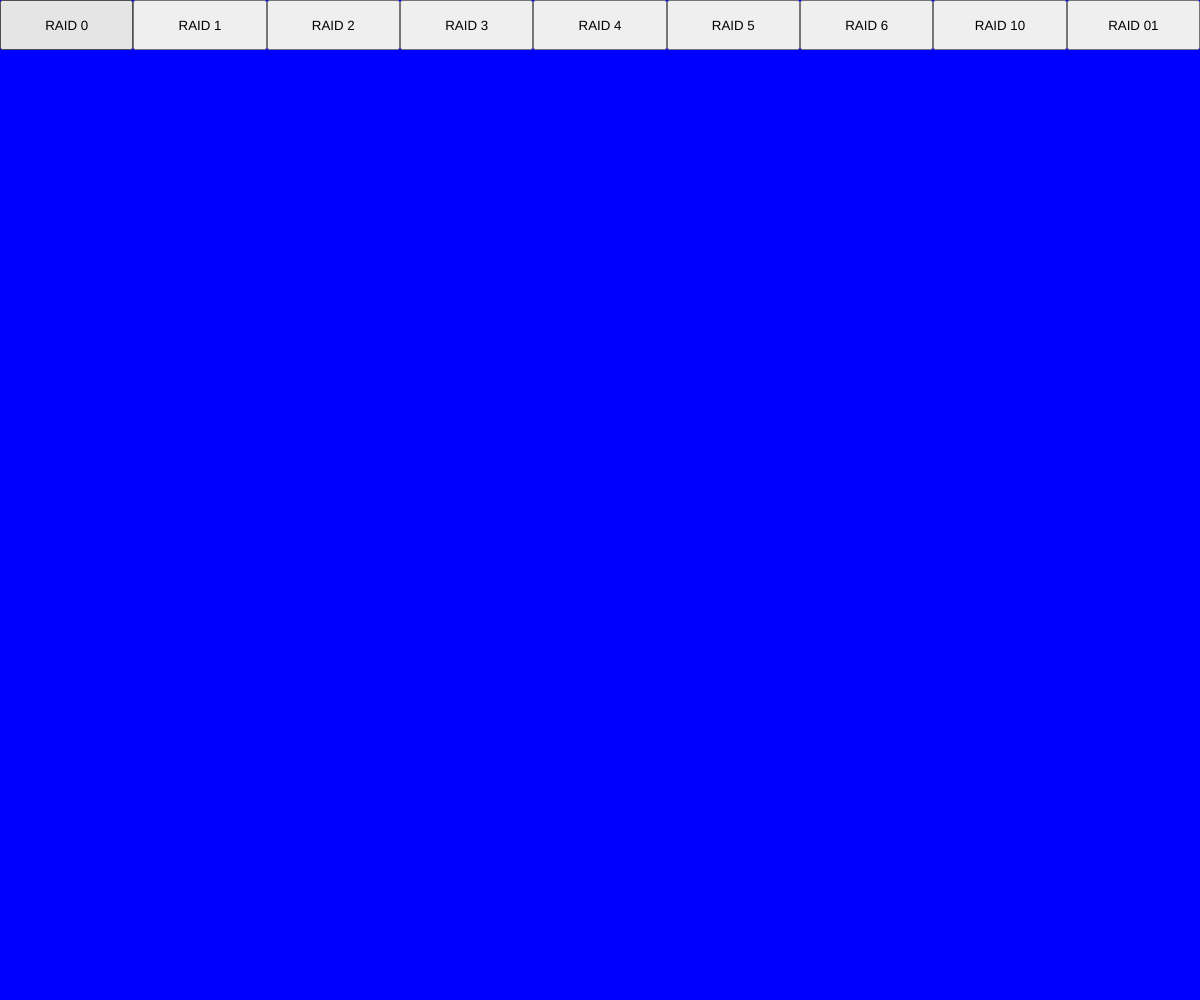
Frame 1 (no input)
Frame 60 (no input): identical to frame 1, image omitted
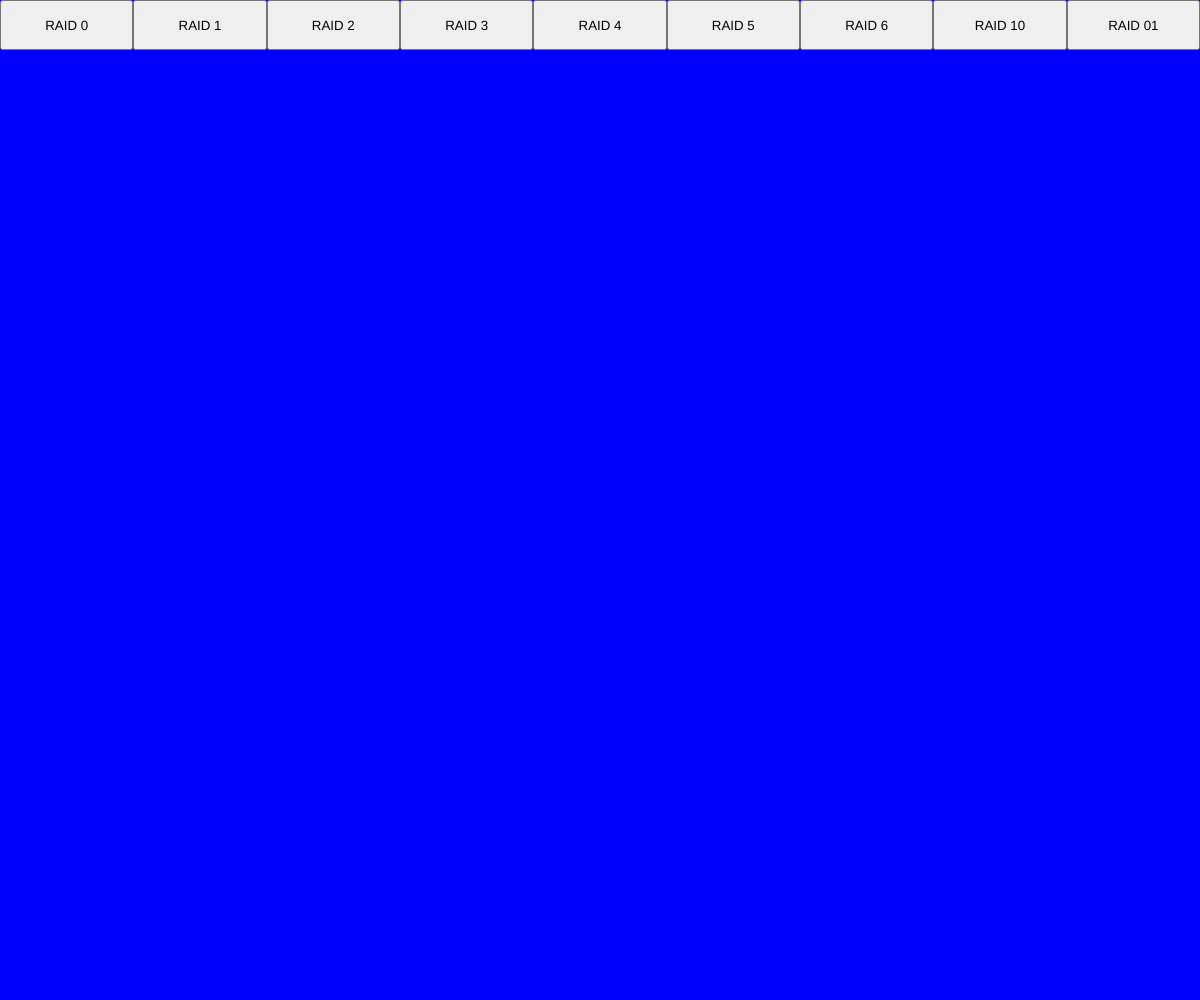
Frame 120 (the mouse pressed at the canvas centre since frame 60)

The p5.js sketch that drew these frames (run headless with seeded random() and noise() and a simulated clock; from frame 60 on, the mouse is pressed at the canvas centre):

// p5.js sketch
// ── sketch.js
var b0, b1, b2, b3, b4, b5, b6, b10, b01;
var drawing;
var raid;
var spaces = [];
var buttonsEnabled;
var colorQueue = [];
var coloeQueue2 = [];
var colorVar, colorVar2;
var next, next2;
var boxes;

function setup() {
    createCanvas(windowWidth, windowHeight);
    background(0, 0, 255);
    raid = 404;
    createButtons();
    reseting();
    colorVar = 127;
    next = 0;
    boxes = new hardDrive1();
}

function createButtons() {
    b0 = createButton('RAID 0').size(windowWidth / 9).position(0, 0).mousePressed(done0).size((windowWidth / 9), 50);
    b1 = createButton('RAID 1').size(windowWidth / 9).position((windowWidth / 9), 0).mousePressed(done1).size((windowWidth / 9), 50);
    b2 = createButton('RAID 2').size(windowWidth / 9).position((windowWidth / 9) * 2, 0).mousePressed(done2).size((windowWidth / 9), 50);
    b3 = createButton('RAID 3').size(windowWidth / 9).position((windowWidth / 9) * 3, 0).mousePressed(done3).size((windowWidth / 9), 50);
    b4 = createButton('RAID 4').size(windowWidth / 9).position((windowWidth / 9) * 4, 0).mousePressed(done4).size((windowWidth / 9), 50);
    b5 = createButton('RAID 5').size(windowWidth / 9).position((windowWidth / 9) * 5, 0).mousePressed(done5).size((windowWidth / 9), 50);
    b6 = createButton('RAID 6').size(windowWidth / 9).position((windowWidth / 9) * 6, 0).mousePressed(done6).size((windowWidth / 9), 50);
    b10 = createButton('RAID 10').size(windowWidth / 9).position((windowWidth / 9) * 7, 0).mousePressed(done10).size((windowWidth / 9), 50);
    b01 = createButton('RAID 01').size(windowWidth / 9).position((windowWidth / 9) * 8, 0).mousePressed(done01).size((windowWidth / 9), 50);
}

function draw() {
    //	background(0,0,255);
    var numnum = 0;
    var postchar;
    var characters;
    reseting();
    if (raid != 404) {
        if (raid == 0 && (spaces.length != 0)) {
            for (var i = 0; i < spaces.length; i++) {
                push();
                drawing.create(2);
                spaces[i].update();
                pop();
            }
            for (var i = 0; i < 4; i++) {
                numnum++;
                spaces[i].raid0(numnum);
                numnum++;
                spaces[i + 7].raid0(numnum);
            }
            colorQueue = [0, 7, 1, 8, 2, 9, 3, 10];
            if (colorVar >= 255) {
                colorVar = 127;
                next++
            }
            if (next < colorQueue.length) {
                var counter = colorQueue[next];
                var c = color(colorVar, 127, colorVar);
                spaces[counter].colorChange(c);
                colorVar += 3;
            }
        } else if (raid == 1 && (spaces.length != 0)) {
            for (var i = 0; i < spaces.length; i++) {
                push();
                drawing.create(2);
                spaces[i].update();
                pop();
            }
            for (var i = 0; i < 4; i++) {
                numnum++;
                spaces[i].raid1(numnum);
                spaces[i + 7].raid1(numnum);
            }
            colorQueue = [0, 1, 2, 3];
            if (colorVar >= 255) {
                colorVar = 127;
                next++
            }
            if (next < colorQueue.length) {
                var counter = colorQueue[next];
                var c = color(colorVar, 127, colorVar);
                spaces[counter].colorChange(c);
                colorVar += 3;
            }
            colorQueue2 = [7, 8, 9, 10];
            if (colorVar2 >= 255) {
                colorVar2 = 127;
                next2++
            }
            if (next2 < colorQueue2.length) {
                var counter2 = colorQueue2[next2];
                var c = color(127, 127, colorVar2);
                spaces[counter2].colorChange(c);
                colorVar2 += 3;
            }

        } else if (raid == 2 && (spaces.length != 0)) {
            for (var i = 0; i < spaces.length; i++) {
                push();
                drawing.create(7);
                spaces[i].update();
                pop();
            }
            for (var i = 0; i < 4; i++) {
                if (i == 0) {
                    characters = 'A ';
                }
                if (i == 1) {
                    characters = 'B ';
                }
                if (i == 2) {
                    characters = 'C ';
                }
                if (i == 3) {
                    characters = 'D ';
                }
                spaces[i].raid2('1', characters);
                spaces[i + 7].raid2('2', characters);
                spaces[i + 14].raid2('3', characters);
                spaces[i + 21].raid2('4', characters);
                spaces[i + 28].raid2('p1', characters);
                spaces[i + 35].raid2('p2', characters);
                spaces[i + 42].raid2('p3', characters);
            }
            colorQueue = [0, 7, 14, 21, 1, 8, 15, 22, 2, 9, 16, 23, 3, 10, 17, 24];
            colorQueue2 = [28, 35, 42, 29, 36, 43, 30, 37, 44, 31, 38, 45];
            if (colorVar >= 255) {
                colorVar = 127;
                next++
            }
            if (next < colorQueue.length) {
                var counter = colorQueue[next];
                var c = color(colorVar, 127, colorVar);
                spaces[counter].colorChange(c);
                colorVar += 3;
            }
            if (colorVar2 >= 255) {
                colorVar2 = 127;
                next2++
            }
            if (next2 < colorQueue2.length) {
                var counter2 = colorQueue2[next2];
                var c = color(colorVar2, colorVar2, 127);
                spaces[counter2].colorChange(c);
                colorVar2 += 2;
            }
        } else if (raid == 3 && (spaces.length != 0)) {
            colorQueue = [1, 2, 3, 4, 7, 8, 9, 10];
            for (var i = 0; i < spaces.length; i++) {
                push();
                drawing.create(4);
                spaces[i].update();
                pop();
            }
            for (var i = 0; i < 2; i++) {
                characters = 'A '
                numnum++;
                spaces[i].raid3(numnum, characters);
                numnum++;
                spaces[i + 7].raid3(numnum, characters);
                numnum++;
                spaces[i + 14].raid3(numnum, characters);
                if (i == 0 || i == 2) {
                    var ceturtais = "p(1-3)"
                    spaces[i + 21].raid3(ceturtais, characters);
                }
                if (i == 1 || i == 3) {
                    var ceturtais = "p(4-6)"
                    spaces[i + 21].raid3(ceturtais, characters);
                }
            }
            numnum = 0;
            for (var i = 0; i < 2; i++) {
                characters = 'B '
                numnum++;
                spaces[i + 2].raid3(numnum, characters);
                numnum++;
                spaces[i + 9].raid3(numnum, characters);
                numnum++;
                spaces[i + 16].raid3(numnum, characters);
                if (i == 0 || i == 2) {
                    var ceturtais = "p(1-3)"
                    spaces[i + 23].raid3(ceturtais, characters);
                }
                if (i == 1 || i == 3) {
                    var ceturtais = "p(4-6)"
                    spaces[i + 23].raid3(ceturtais, characters);
                }
            }
            colorQueue = [0, 7, 14, 1, 8, 15, 2, 9, 16, 3, 10, 17];
            colorQueue2 = [21, 22, 23, 24];
            if (colorVar >= 255) {
                colorVar = 127;
                next++
            }
            if (next < colorQueue.length) {
                var counter = colorQueue[next];
                var c = color(colorVar, 127, colorVar);
                spaces[counter].colorChange(c);
                colorVar += 3;
            }
            if (colorVar2 >= 255) {
                colorVar2 = 127;
                next2++
            }
            if (next2 < colorQueue2.length) {
                var counter2 = colorQueue2[next2];
                var c = color(127, colorVar2, colorVar2);
                spaces[counter2].colorChange(c);
                colorVar2++;
            }
        } else if (raid == 4 && (spaces.length != 0)) {
            for (var i = 0; i < spaces.length; i++) {
                push();
                drawing.create(4);
                spaces[i].update();
                pop();
            }
            for (var i = 0; i < 4; i++) {
                if (i == 0) {
                    characters = 'A ';
                }
                if (i == 1) {
                    characters = 'B ';
                }
                if (i == 2) {
                    characters = 'C ';
                }
                if (i == 3) {
                    characters = 'D ';
                }

                spaces[i].raid4('1', characters);
                spaces[i + 7].raid4('2', characters);
                spaces[i + 14].raid4('3', characters);
                spaces[i + 21].raid4('p', characters);
            }
            colorQueue = [0, 7, 14, 1, 8, 15, 2, 9, 16, 3, 10, 17];
            colorQueue2 = [21, 22, 23, 24];
            if (colorVar >= 255) {
                colorVar = 127;
                next++
            }
            if (next < colorQueue.length) {
                var counter = colorQueue[next];
                var c = color(colorVar, 127, colorVar);
                spaces[counter].colorChange(c);
                colorVar += 3;
            }
            if (colorVar2 >= 255) {
                colorVar2 = 127;
                next2++
            }
            if (next2 < colorQueue2.length) {
                var counter2 = colorQueue2[next2];
                var c = color(127, colorVar2, colorVar2);
                spaces[counter2].colorChange(c);
                colorVar2++;
            }
        } else if (raid == 5 && (spaces.length != 0)) {
            colorQueue = [1, 2, 3, 4, 7, 8, 9, 10];
            for (var i = 0; i < spaces.length; i++) {
                push();
                drawing.create(4);
                spaces[i].update();
                pop();
            }
            spaces[0].raid5('1', 'A ');
            spaces[0 + 7].raid5('2', 'A ');
            spaces[0 + 14].raid5('3', 'A ');
            spaces[0 + 21].raid5('p', 'A ');
            spaces[1].raid5('1', 'B ');
            spaces[1 + 7].raid5('2', 'B ');
            spaces[1 + 14].raid5('p', 'B ');
            spaces[1 + 21].raid5('3', 'B ');
            spaces[2].raid5('1', 'C ');
            spaces[2 + 7].raid5('p', 'C ');
            spaces[2 + 14].raid5('2', 'C ');
            spaces[2 + 21].raid5('3', 'C ');
            spaces[3].raid5('p', 'D ');
            spaces[3 + 7].raid5('1', 'D ');
            spaces[3 + 14].raid5('2', 'D');
            spaces[3 + 21].raid5('3', 'D');

            colorQueue = [0, 7, 14, 1, 8, 22, 2, 16, 23, 10, 17, 24];
            colorQueue2 = [21, 15, 9, 3];
            if (colorVar >= 255) {
                colorVar = 127;
                next++
            }
            if (next < colorQueue.length) {
                var counter = colorQueue[next];
                var c = color(colorVar, 127, colorVar);
                spaces[counter].colorChange(c);
                colorVar += 3;
            }
            if (colorVar2 >= 255) {
                colorVar2 = 127;
                next2++
            }
            if (next2 < colorQueue2.length) {
                var counter2 = colorQueue2[next2];
                var c = color(127, colorVar2, colorVar2);
                spaces[counter2].colorChange(c);
                colorVar2++;
            }
        } else if (raid == 6 && (spaces.length != 0)) {
            for (var i = 0; i < spaces.length; i++) {
                push();
                drawing.create(5);
                spaces[i].update();
                pop();
            }
            spaces[0].raid6('1', 'A ');
            spaces[0 + 7].raid6('2', 'A ');
            spaces[0 + 14].raid6('3', 'A ');
            spaces[0 + 21].raid6('p', 'A ');
            spaces[0 + 28].raid6('q', 'A ');
            spaces[1].raid6('1', 'B ');
            spaces[1 + 7].raid6('2', 'B ');
            spaces[1 + 14].raid6('p', 'B ');
            spaces[1 + 21].raid6('q', 'B ');
            spaces[1 + 28].raid6('3', 'B ');
            spaces[2].raid6('1', 'C ');
            spaces[2 + 7].raid6('p', 'C ');
            spaces[2 + 14].raid6('q', 'C ');
            spaces[2 + 21].raid6('2', 'C ');
            spaces[2 + 28].raid6('3', 'C ');
            spaces[3].raid6('p', 'D ');
            spaces[3 + 7].raid6('q', 'D ');
            spaces[3 + 14].raid6('1', 'D');
            spaces[3 + 21].raid6('2', 'D');
            spaces[3 + 28].raid6('3', 'D');
            spaces[4].raid6('q', 'E ');
            spaces[4 + 7].raid6('1', 'E ');
            spaces[4 + 14].raid6('2', 'E');
            spaces[4 + 21].raid6('3', 'E');
            spaces[4 + 28].raid6('p', 'E');

            colorQueue = [0, 7, 14, 1, 8, 29, 2, 23, 30, 17, 24, 31, 11, 18, 25];
            colorQueue2 = [21, 28, 15, 22, 9, 16, 3, 10, 4, 32];
            if (colorVar >= 255) {
                colorVar = 127;
                next++
            }
            if (next < colorQueue.length) {
                var counter = colorQueue[next];
                var c = color(colorVar, 127, colorVar);
                spaces[counter].colorChange(c);
                colorVar += 3;
            }
            if (colorVar2 >= 255) {
                colorVar2 = 127;
                next2++
            }
            if (next2 < colorQueue2.length) {
                var counter2 = colorQueue2[next2];
                var c = color(127, colorVar2, colorVar2);
                spaces[counter2].colorChange(c);
                colorVar2 += 2;
            }
        } else if (raid == 7 && (spaces.length != 0)) {
            colorQueue = [1, 2, 3, 4, 7, 8, 9, 10];
            for (var i = 0; i < spaces.length; i++) {
                push();
                drawing.create(4);
                spaces[i].update();
                pop();
            }
            for (var i = 0; i < 4; i++) {
                numnum++;
                spaces[i].raid10(numnum);
                spaces[i + 7].raid10(numnum);
                numnum++;
                spaces[i + 14].raid10(numnum);
                spaces[i + 21].raid10(numnum);
            }
            colorQueue = [0, 14, 1, 15, 2, 16, 3, 17];
            if (colorVar >= 255) {
                colorVar = 127;
                next++
            }
            if (next < colorQueue.length) {
                var counter = colorQueue[next];
                var c = color(colorVar, 127, colorVar);
                spaces[counter].colorChange(c);
                colorVar += 3;
            }
            colorQueue2 = [7, 21, 8, 22, 9, 23, 10, 24];
            if (colorVar2 >= 255) {
                colorVar2 = 127;
                next2++
            }
            if (next2 < colorQueue2.length) {
                var counter2 = colorQueue2[next2];
                var c = color(127, 127, colorVar2);
                spaces[counter2].colorChange(c);
                colorVar2 += 3;
            }
        } else if (raid == 8 && (spaces.length != 0)) {
            for (var i = 0; i < spaces.length; i++) {
                push();
                drawing.create(4);
                spaces[i].update();
                pop();
            }
            for (var i = 0; i < 4; i++) {
                numnum++;
                spaces[i].raid01(numnum);
                spaces[i + 14].raid01(numnum);
                numnum++;
                spaces[i + 7].raid01(numnum);
                spaces[i + 21].raid01(numnum);

            }
            colorQueue = [0, 7, 1, 8, 2, 9, 3, 10];
            if (colorVar >= 255) {
                colorVar = 127;
                next++
            }
            if (next < colorQueue.length) {
                var counter = colorQueue[next];
                var c = color(colorVar, 127, colorVar);
                spaces[counter].colorChange(c);
                colorVar += 3;
            }
            colorQueue2 = [14, 21, 15, 22, 16, 23, 17, 24];
            if (colorVar2 >= 255) {
                colorVar2 = 127;
                next2++
            }
            if (next2 < colorQueue2.length) {
                var counter2 = colorQueue2[next2];
                var c = color(127, 127, colorVar2);
                spaces[counter2].colorChange(c);
                colorVar2 += 3;
            }
        }
    }
}

function reseting() {
    background(0, 0, 255);
    noStroke();
    textAlign(CENTER);
    textSize(50);
    drawing = new hardDrive();
}

function done0() {
    colorVar = 127;
    next = 0;
    if (spaces.length > 0) {
        spaces.splice(0, spaces.length);
    }
    raid = 0;
    drawing.create(2);
    boxes.create1(2);
}

function done1() {
    colorVar = 127;
    next = 0;
    colorVar2 = 127;
    next2 = 0;
    if (spaces.length > 0) {
        spaces.splice(0, spaces.length);
    }
    raid = 1;
    drawing.create(2);
    boxes.create1(2);
}

function done2() {
    colorVar = 127;
    next = 0;
    colorVar2 = 127;
    next2 = 0;
    if (spaces.length > 0) {
        spaces.splice(0, spaces.length);
    }
    raid = 2;
    drawing.create(7);
    boxes.create1(7);
}

function done3() {
    colorVar = 127;
    next = 0;
    colorVar2 = 127;
    next2 = 0;
    if (spaces.length > 0) {
        spaces.splice(0, spaces.length);
    }
    raid = 3;
    drawing.create(4);
    boxes.create1(4);
}

function done4() {
    colorVar = 127;
    next = 0;
    colorVar2 = 127;
    next2 = 0;
    if (spaces.length > 0) {
        spaces.splice(0, spaces.length);
    }
    raid = 4;
    drawing.create(4);
    boxes.create1(4);
}

function done5() {
    colorVar = 127;
    next = 0;
    colorVar2 = 127;
    next2 = 0;
    if (spaces.length > 0) {
        spaces.splice(0, spaces.length);
    }
    raid = 5;
    drawing.create(4);
    boxes.create1(4);
}

function done6() {
    colorVar = 127;
    next = 0;
    colorVar2 = 127;
    next2 = 0;
    if (spaces.length > 0) {
        spaces.splice(0, spaces.length);
    }
    raid = 6;
    drawing.create(5);
    boxes.create1(5);
}

function done10() {
    colorVar = 127;
    next = 0;
    colorVar2 = 127;
    next2 = 0;
    if (spaces.length > 0) {
        spaces.splice(0, spaces.length);
    }
    raid = 7;
    drawing.create(4);
    boxes.create1(4);
}

function done01() {
    colorVar = 127;
    next = 0;
    colorVar2 = 127;
    next2 = 0;
    if (spaces.length > 0) {
        spaces.splice(0, spaces.length);
    }
    raid = 8;
    drawing.create(4);
    boxes.create1(4);
}

function hardDrive1() {
    this.count;
    this.parts = 7;
    this.create1 = function(icount) {
        this.count = icount;
        stroke(0);
        strokeWeight(3);
        var stepX = (windowWidth / ((this.count * 2) + 1));
        var stepY = (windowHeight / 16);
        var diskCount = 0;
        for (var i = 0; i < (this.count * 2) + 1; i++) {
            if (i % 2 == 1) {
                //PABĪDĀS PA X ASI VIENU VĒRTĪBU
                translate(i * stepX, 0);
                for (var j = 0; j < this.parts; j++) {
                    //DISKA IEDAĻAS KĀ MASĪVA OBJEKTI
                    spaces.push(new Space((i * stepX), (stepY * (j + 5)), stepX, stepY));
                }
            }
        }
    };
}

function hardDrive() {
    this.count;
    this.parts = 7;
    this.create = function(icount) {
        this.count = icount;
        stroke(0);
        strokeWeight(3);
        var stepX = (windowWidth / ((this.count * 2) + 1));
        var stepY = (windowHeight / 16);
        var diskCount = 0;
        for (var i = 0; i < (this.count * 2) + 1; i++) {
            if (i % 2 == 1) {
                push();
                //PABĪDĀS PA X ASI VIENU VĒRTĪBU
                translate(i * stepX, 0);
                //LĪNIJAS VIRS DISKIEM
                line(stepX / 2, stepY * 5, stepX / 2, stepY * 4);
                for (var j = 0; j < this.parts; j++) {
                    //DISKA IEDAĻAS KĀ MASĪVA OBJEKTI
                    //    spaces.push(new Space((i * stepX), (stepY * (j + 5)), stepX, stepY));
                }
                //DISKU KĀRTAS NR
                push();
                noStroke();
                textSize(20);
                text("DISK " + diskCount, stepX / 2, stepY * 13);
                diskCount++;
                pop();
                pop();
                //SAVIENOJOŠĀ LĪNIJA un teksts
                if (raid == 7 || raid == 8) {
                    push();
                    noStroke();
                    if (raid == 7) {
                        text("RAID 1+0", windowWidth / 2, stepY * 2);
                        push();
                        textSize(20);
                        text("RAID 0", windowWidth / 2, stepY * 4);
                        text("RAID 1", stepX * 2.5, stepY * 5);
                        text("RAID 1", stepX * 6.5, stepY * 5);
                        pop();
                    } else if (raid == 8) {
                        text("RAID 0+1", windowWidth / 2, stepY * 2);
                        push();
                        textSize(20);
                        text("RAID 1", windowWidth / 2, stepY * 4);
                        text("RAID 0", stepX * 2.5, stepY * 5);
                        text("RAID 0", stepX * 6.5, stepY * 5);
                        pop();
                    }
                    pop();

                    line((stepX / 2) + stepX, (stepY * 4), (stepX / 2) + (stepX * 3), (stepY * 4));
                    line((windowWidth - ((stepX / 2) + stepX)), (stepY * 4), (windowWidth - ((stepX / 2) + (stepX * 3))), (stepY * 4));
                    line(2.5 * stepX, 4 * stepY, 2.5 * stepX, 3 * stepY);
                    line(6.5 * stepX, 4 * stepY, 6.5 * stepX, 3 * stepY);
                    line(2.5 * stepX, (stepY * 3), 6.5 * stepX, (stepY * 3));
                } else {
                    push();
                    noStroke();
                    text("RAID " + raid, windowWidth / 2, stepY * 2);
                    pop();
                    line((stepX / 2) + stepX, (stepY * 4), (windowWidth - ((stepX / 2) + stepX)), (stepY * 4));
                }
            }
        }
		//SKAIDROJUMI LEJĀ
		var w = windowWidth/9;
		var h = windowHeight/16;
		push();
		textSize(20);
		fill(255,127,255);
		rect(w,(windowHeight-2*h),w,h);
		fill(127,127,255);
		rect(w*3,(windowHeight-2*h),w,h);
		fill(255,255,127);
		rect(w*5,(windowHeight-2*h),w,h);
		fill(127,255,255);
		rect(w*7,(windowHeight-2*h),w,h);
		
		fill(0);
		noStroke();
		text('DATA',w*1.5,(windowHeight-h*1.5));
		text('COPY',w*3.5,(windowHeight-h*1.5));	
		text('ECC',w*5.5,(windowHeight-h*1.5));	
		text('PARITY',w*7.5,(windowHeight-h*1.5));
		pop();
    };
}

function check() {
    ellipse(100, 100, 100, 100);
}

function windowResized() {
    resizeCanvas(windowWidth, windowHeight);
    createButtons();
    reseting();
    if (raid != 404) {
        if (raid == 0) {
            done0();
        } else if (raid == 1) {
            done1();
        } else if (raid == 2) {
            done2();
        } else if (raid == 3) {
            done3();
        } else if (raid == 4) {
            done4();
        } else if (raid == 5) {
            done5();
        } else if (raid == 6) {
            done6();
        } else if (raid == 7) {
            done10();
        } else if (raid == 8) {
            done01();
        }
    }
}

function Space(ix, iy, ixsp, iysp) {
    this.x = ix;
    this.y = iy;
    this.spaceX = ixsp;
    this.spaceY = iysp;
    this.fillColor = color(127);

    this.update = function() {
        fill(this.fillColor);
        rect(this.x, this.y, this.spaceX, this.spaceY);
    };
    this.colorChange = function(col) {
        this.cool = col;
        this.fillColor = this.cool;
    };
    this.raid0 = function(num) {
        this.num = num;
        textSize(20);
        noStroke();
        text("A " + num, this.x + (this.spaceX / 2), this.y + (this.spaceY / 2));
    };
    this.raid1 = function(num) {
        this.num = num;
        textSize(20);
        noStroke();
        text("A " + this.num, this.x + (this.spaceX / 2), this.y + (this.spaceY / 2));
    };
    this.raid2 = function(postcharr, characters) {
        this.character = characters;
        this.post = postcharr;
        textSize(20);
        noStroke();
        text(this.character + this.post, this.x + (this.spaceX / 2), this.y + (this.spaceY / 2));
    };
    this.raid3 = function(postcharr, characters) {
        this.character = characters;
        this.post = postcharr;
        textSize(20);
        noStroke();
        text(this.character + this.post, this.x + (this.spaceX / 2), this.y + (this.spaceY / 2));
    };
    this.raid4 = function(postcharr, characters) {
        this.character = characters;
        this.post = postcharr;
        textSize(20);
        noStroke();
        text(this.character + this.post, this.x + (this.spaceX / 2), this.y + (this.spaceY / 2));
    };
    this.raid5 = function(postcharr, characters) {
        this.character = characters;
        this.post = postcharr;
        textSize(20);
        noStroke();
        text(this.character + this.post, this.x + (this.spaceX / 2), this.y + (this.spaceY / 2));
    };
    this.raid6 = function(postcharr, characters) {
        this.character = characters;
        this.post = postcharr;
        textSize(20);
        noStroke();
        text(this.character + this.post, this.x + (this.spaceX / 2), this.y + (this.spaceY / 2));
    };
    this.raid10 = function(num) {
        this.num = num;
        textSize(20);
        noStroke();
        text("A " + this.num, this.x + (this.spaceX / 2), this.y + (this.spaceY / 2));
    };
    this.raid01 = function(num) {
        this.num = num;
        textSize(20);
        noStroke();
        text("A " + this.num, this.x + (this.spaceX / 2), this.y + (this.spaceY / 2));
    };
}
